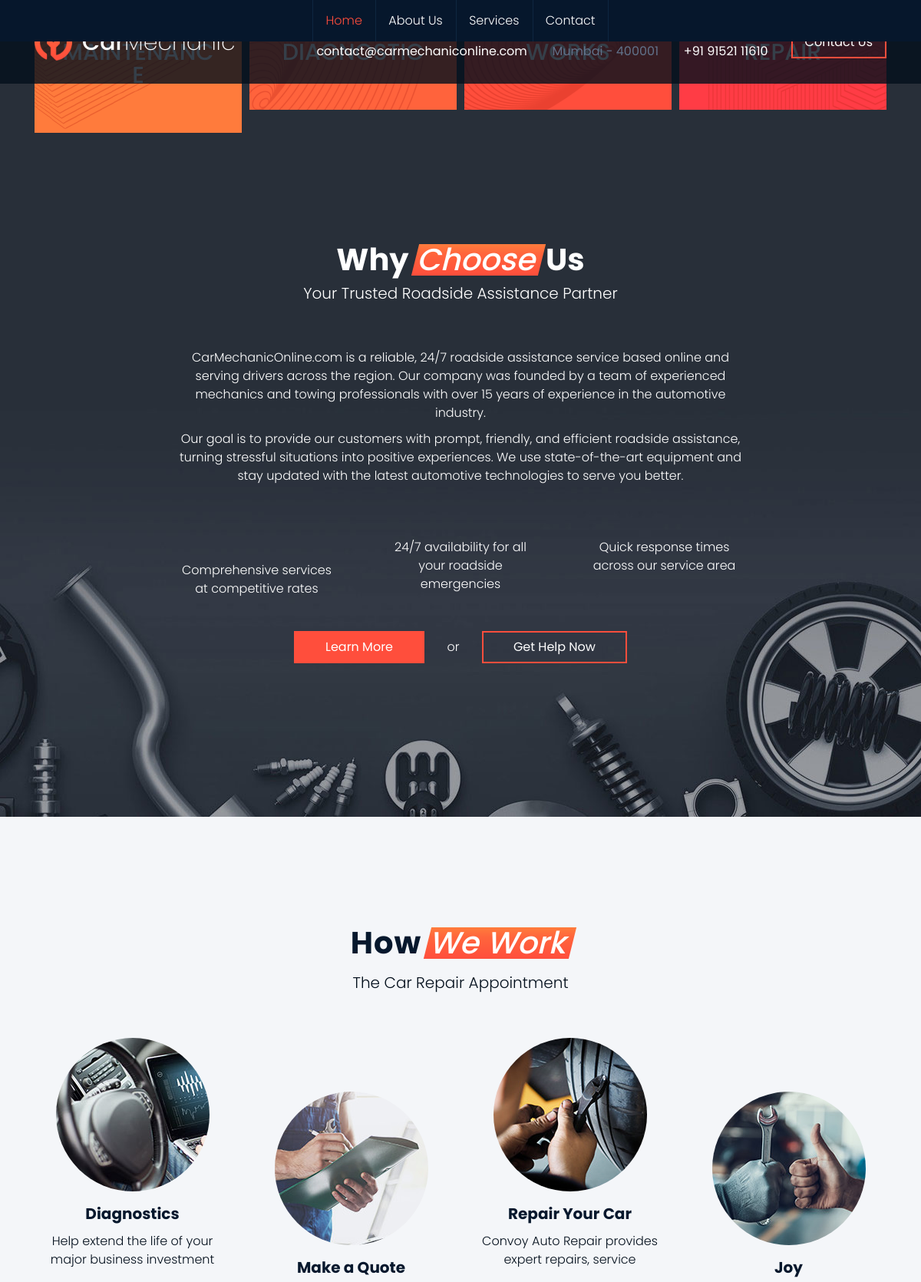
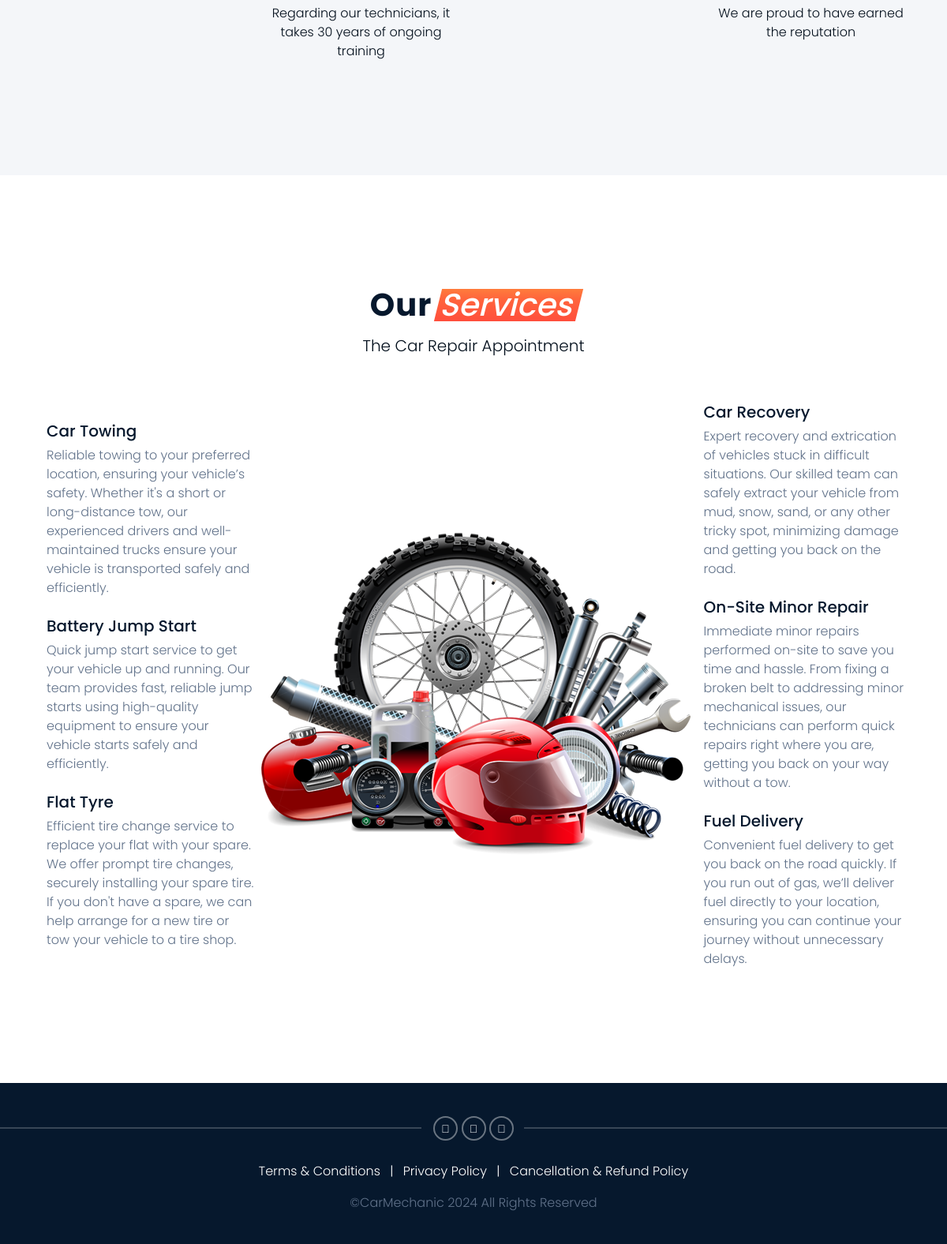
The page / on the database its author committed (2 pictures, top to bottom).
### main/models.py (models this page shows, shortened)
class Product(models.Model):
    name = models.CharField(max_length=255)
    image = models.ImageField(upload_to='products', null=True , blank=True)
    short_description = models.TextField(null=True)
    description = models.TextField(null=True)
    meta_title = models.CharField(max_length=255, null=True)
    meta_description = models.CharField(max_length=555, null=True)
    meta_keywords = models.CharField(max_length=555, null=True)
    slug = models.SlugField(max_length=255, unique=True)
    sort_order = models.IntegerField()

### main/views.py (the view)
# urls.py: path('', index, name="home"),
def index(request):
    latest_blogs = Blog.objects.order_by('-created_at')[:3]
    services = Product.objects.all().order_by('sort_order')[:8]  # Limit to 8 products
    total_services = services.count()
    if total_services <= 6:
        left_services = services[:3]
        right_services = services[3:]
    else:
        mid_point = total_services // 2
        left_services = services[:mid_point]
        right_services = services[mid_point:]
    context = {
        'latest_blogs': latest_blogs,
        'blog_description': "Explore our latest blog posts covering various topics and insights.",
        'left_services': left_services,
        'right_services': right_services,
        'services' : services
    }
    return render(request, 'home.html', context)

### main/context_processors.py (called while the page is built, shortened)
def navbar_products(request):
    return {'products': Product.objects.all().order_by('sort_order')}

def meta_tags(request):
    meta = None
    try:
        meta = MetaTag.objects.get(page=request.resolver_match.url_name)
    except MetaTag.DoesNotExist:
        pass
    return {'meta': meta}

### main/templates/home.html (shortened to what this page needs)
{% extends 'base.html' %}
{% load static %}
{% block content %}
			<section class="ds s-pt-60 s-pt-md-5 s-pb-0 s-pb-md-15 s-pb-lg-150 choose-us-section c-gutter-10 overflow-visible" id="choose-us">
				<div class="container">
					<div class="row plan-content c-mt-0 c-mt-lg-10 c-mt-xl-0">
						<div class="col-xl-3 col-md-6">
							<div class="pricing-plan plan1 cs">
								<div class="plan-name">
									<h5 class="text-uppercase">
										Routine Maintenance
									</h5>
								</div>
							</div>
						</div>
						<div class="col-xl-3 col-md-6">
							<div class="pricing-plan plan2 cs">
								<div class="plan-name">
									<h5 class="text-uppercase">
										Electronics Diagnostic
									</h5>
								</div>
							</div>
						</div>
						<div class="col-xl-3 col-md-6">
							<div class="pricing-plan plan3 cs">
								<div class="plan-name">
									<h5 class="text-uppercase">
										Painting Works
									</h5>
								</div>
							</div>
						</div>
						<div class="col-xl-3 col-md-6">
							<div class="pricing-plan plan4 cs">
								<div class="plan-name">
									<h5 class="text-uppercase">
										Collision Repair
									</h5>
								</div>
							</div>
						</div>
					</div>
					<div class="row c-mb-45 c-mb-lg-0">
						<div class="offset-lg-2 col-lg-8 item-content text-center">
							<h3 class="special-heading text-center">Why<span class="text-gradient">Choose</span> Us</h3>
							<p class="fs-20 color-dark">Your Trusted Roadside Assistance Partner</p>
							<p>CarMechanicOnline.com is a reliable, 24/7 roadside assistance service based online and serving drivers across the region. Our company was founded by a team of experienced mechanics and towing professionals with over 15 years of experience in the automotive industry.</p>
							<p>Our goal is to provide our customers with prompt, friendly, and efficient roadside assistance, turning stressful situations into positive experiences. We use state-of-the-art equipment and stay updated with the latest automotive technologies to serve you better.</p>
							<div class="row text-left c-gutter-60">
								<div class="col-md-4">
									<div class="icon-box text-center">
										<div class="icon-styled color-main2 fs-40">
											<i class="ico-tow-truck"></i>
										</div>
										<p>
											Comprehensive services at competitive rates
										</p>
									</div>
								</div>
								<div class="col-md-4">
									<div class="icon-box text-center">
										<p>
											24/7 availability for all your roadside emergencies
										</p>
									</div>
								</div>
								<div class="col-md-4">
									<div class="icon-box text-center">
										<p>
											Quick response times across our service area
										</p>
									</div>
								</div>
							</div>
							<div>
								<a href="{% url 'main:about' %}" class="btn btn-small btn-maincolor">Learn More</a> <span class="color-dark m-25">or</span> <a href="{% url 'main:contact' %}" class="btn btn-small btn-outline-maincolor">Get Help Now</a>
							</div>
						</div>
					</div>
				</div>
			</section>
			<section class="s-pt-55 s-pb-0 s-pt-md-50 s-pt-lg-140 s-pb-lg-145 ls ms text-center steps-section" id="steps">
				<div class="container">
					<div class="col-12 text-center mb-55">
						<h4>How<span class="text-gradient">We Work</span></h4>
						<p class="fs-20 color-dark">The Car Repair Appointment</p>
					</div>
					<div class="row c-mb-53 c-mb-lg-0">
						<div class="col-12 col-lg-3">
							<div class="steps">
								<img src="{% static 'images/step01.jpg' %}" alt="">
								<div class="step-content">
									<h6 class="fw-700">Diagnostics</h6>
									<p class="color-dark">Help extend the life of your major business investment</p>
								</div>
							</div>
						</div>
						<div class="col-12 col-lg-3">
							<div class="steps feature-step">
								<img src="{% static 'images/step02.jpg' %}" alt="">
								<div class="step-content">
									<h6 class="fw-700">Make a Quote</h6>
									<p class="color-dark">Regarding our technicians, it takes 30 years of ongoing training</p>
								</div>
							</div>
						</div>
						<div class="col-12 col-lg-3">
							<div class="steps">
								<img src="{% static 'images/step03.jpg' %}" alt="">
								<div class="step-content">
									<h6 class="fw-700">Repair Your Car</h6>
									<p class="color-dark">Convoy Auto Repair provides expert repairs, service</p>
								</div>
							</div>
						</div>
						<div class="col-12 col-lg-3">
							<div class="steps feature-step last-step">
								<img src="{% static 'images/step04.jpg' %}" alt="">
								<div class="step-content">
									<h6 class="fw-700">Joy</h6>
									<p class="color-dark">We are proud to have earned the reputation</p>
								</div>
							</div>
						</div>
					</div>
				</div>
			</section>
			<section class="ls s-pt-55 s-pt-md-50 s-pb-5 s-pt-lg-140 s-pb-lg-145 service-section text-center text-lg-left c-gutter-0" id="service">
				<div class="container">
					<div class="col-12 mb-50 text-center">
						<h4>Our<span class="text-gradient">Services</span></h4>
						<p class="fs-20 color-dark">The Car Repair Appointment</p>
					</div>
					<div class="row align-items-center">
						<div class="col-lg-4 col-xl-3">
							{% for service in left_services %}
								<div class="media{% if not forloop.last %} mb-4{% endif %}">
									<div class="media-body">
										<h6>{{ service.name }}</h6>
										<p>{{ service.short_description }}</p>
									</div>
								</div>
							{% endfor %}
						</div>
						<div class="col-lg-4 col-xl-6">
							<img src="{% static 'images/01.png' %}" alt="">
						</div>
						<div class="col-lg-4 col-xl-3">
							{% for service in right_services %}
								<div class="media{% if not forloop.last %} mb-4{% endif %}">
									<div class="media-body">
										<h6>{{ service.name }}</h6>
										<p>{{ service.short_description }}</p>
									</div>
								</div>
							{% endfor %}
						</div>
					</div>
				</div>
			</section>
{% endblock %}

### rows shown on the page
Product: name "Car Towing", short_description "Reliable towing to your preferred location, ensuring your vehicle’s safety. Whether it's a short or long-distance tow, our experienced drivers and well-maintained trucks ensure your vehicle is transported safely and efficiently."
Product: name "Battery Jump Start", short_description "Quick jump start service to get your vehicle up and running. Our team provides fast, reliable jump starts using high-quality equipment to ensure your vehicle starts safely and efficiently."
Product: name "Flat Tyre", short_description "Efficient tire change service to replace your flat with your spare. We offer prompt tire changes, securely installing your spare tire. If you don't have a spare, we can help arrange for a new tire or tow your vehicle to a tire shop."
Product: name "Car Recovery", short_description "Expert recovery and extrication of vehicles stuck in difficult situations. Our skilled team can safely extract your vehicle from mud, snow, sand, or any other tricky spot, minimizing damage and getting you back on the road."
Product: name "On-Site Minor Repair", short_description "Immediate minor repairs performed on-site to save you time and hassle. From fixing a broken belt to addressing minor mechanical issues, our technicians can perform quick repairs right where you are, getting you back on your way without a tow."
Product: name "Fuel Delivery", short_description "Convenient fuel delivery to get you back on the road quickly. If you run out of gas, we’ll deliver fuel directly to your location, ensuring you can continue your journey without unnecessary delays."
